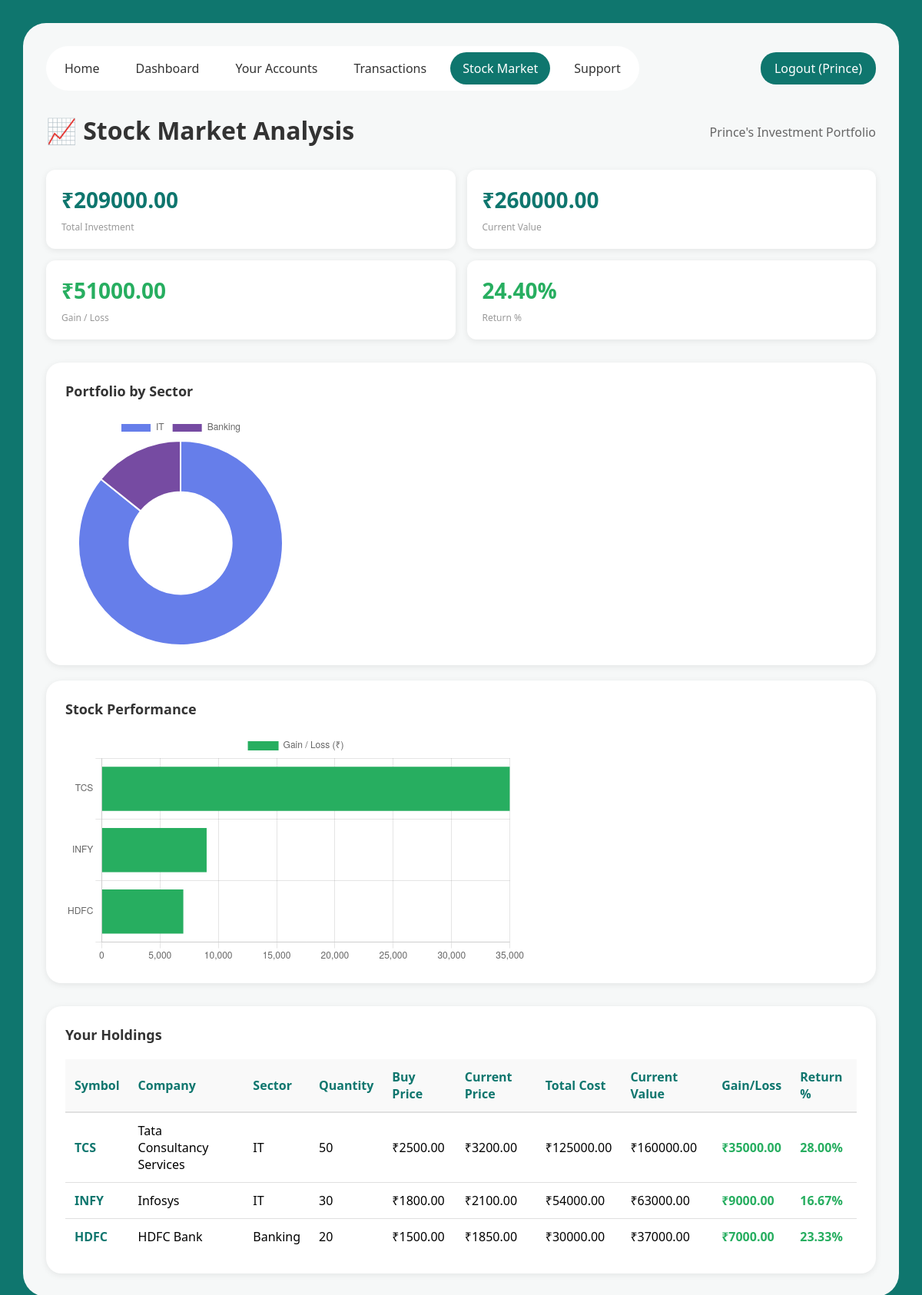
Page /api/stock-market/ on the committed database.
### api/models.py (models this page shows, shortened)
class Stock(models.Model):
    portfolio = models.ForeignKey(StockPortfolio, on_delete=models.CASCADE, related_name='stocks')
    symbol = models.CharField(max_length=10)
    company_name = models.CharField(max_length=100)
    quantity = models.IntegerField()
    purchase_price = models.DecimalField(max_digits=10, decimal_places=2)
    current_price = models.DecimalField(max_digits=10, decimal_places=2)
    sector = models.CharField(max_length=50, blank=True)
    purchase_date = models.DateField(auto_now_add=True)
    @property
    def total_cost(self):
        return self.quantity * self.purchase_price
    @property
    def current_value(self):
        return self.quantity * self.current_price
    @property
    def gain_loss(self):
        return self.current_value - self.total_cost
    @property
    def gain_loss_percentage(self):
        if self.total_cost == 0:
            return 0
        return (self.gain_loss / self.total_cost) * 100

### api/views.py (the view)
# urls.py: path('stock-market/', views.stock_market, name='stock_market'),
def stock_market(request):
    user = get_current_user(request)
    if not user:
        return redirect('index')
    try:
        portfolio = StockPortfolio.objects.get(user=user)
        stocks = Stock.objects.filter(portfolio=portfolio)
    except StockPortfolio.DoesNotExist:
        portfolio = None
        stocks = Stock.objects.none()
    total_investment = Decimal('0')
    current_value = Decimal('0')
    total_gain_loss = Decimal('0')
    sector_data = {}
    for stock in stocks:
        total_investment += stock.total_cost
        current_value += stock.current_value
        total_gain_loss += stock.gain_loss
        if stock.sector not in sector_data:
            sector_data[stock.sector] = Decimal('0')
        sector_data[stock.sector] += stock.current_value
    gain_loss_percentage = (
        (total_gain_loss / total_investment) * 100
        if total_investment > 0 else 0
    )
    context = {
        "user": user,
        "portfolio": portfolio,
        "stocks": stocks,  # ✅ QuerySet
        "total_investment": total_investment,
        "current_value": current_value,
        "total_gain_loss": total_gain_loss,
        "gain_loss_percentage": gain_loss_percentage,
        "sector_data": sector_data,  # ✅ Python dict
    }
    return render(request, "api/stock_market.html", context)

### api/views.py (called while the page is built)
def get_current_user(request):
    if request.user.is_authenticated:
        return request.user
    return User.objects.first()

### api/templates/api/stock_market.html (shortened to what this page needs)
{% load static %}
<!DOCTYPE html>
<html lang="en">
<head>
<link rel="stylesheet" href="{% static 'css/styles.css' %}">
</head>
<body>
<div class="dashboard">
  <div class="navbar">
    <div class="nav-left">
      <a href="{% url 'home' %}">Home</a>
      <a href="{% url 'dashboard' %}">Dashboard</a>
      <a href="{% url 'accounts_page' %}">Your Accounts</a>
      <a href="{% url 'transactions_page' %}">Transactions</a>
      <a href="{% url 'stock_market' %}" class="active">Stock Market</a>
      <a href="{% url 'support1' %}">Support</a>
    </div>
    <div class="nav-right">
      {% if user %}
        <a href="{% url 'logout_view' %}">Logout ({{ user.username }})</a>
      {% else %}
        <a href="{% url 'auth_page' %}">Login</a>
      {% endif %}
    </div>
  </div>
  <div class="header">
    <h1>📈 Stock Market Analysis</h1>
    {% if user %}
      <p style="color: #666; margin: 5px 0 0 0;">{{ user.first_name|default:user.username }}'s Investment Portfolio</p>
    {% endif %}
  </div>
  {% if portfolio and stocks %}
    <div class="stats-grid">
      <div class="stat-box">
        <div class="stat-value">₹{{ total_investment|floatformat:2 }}</div>
        <div class="stat-label">Total Investment</div>
      </div>
      <div class="stat-box">
        <div class="stat-value">₹{{ current_value|floatformat:2 }}</div>
        <div class="stat-label">Current Value</div>
      </div>
      <div class="stat-box">
        <div class="stat-value {% if total_gain_loss >= 0 %}positive{% else %}negative{% endif %}">
          ₹{{ total_gain_loss|floatformat:2 }}
        </div>
        <div class="stat-label">Gain / Loss</div>
      </div>
      <div class="stat-box">
        <div class="stat-value {% if gain_loss_percentage >= 0 %}positive{% else %}negative{% endif %}">
          {{ gain_loss_percentage|floatformat:2 }}%
        </div>
        <div class="stat-label">Return %</div>
      </div>
    </div>
    <div class="grid">
      <div class="card">
        <h3>Portfolio by Sector</h3>
        <div class="chart-container">
          <canvas id="sectorChart"></canvas>
        </div>
      </div>
      <div class="card">
        <h3>Stock Performance</h3>
        <div class="chart-container">
          <canvas id="performanceChart"></canvas>
        </div>
      </div>
    </div>
    <div class="card grid-full">
      <h3>Your Holdings</h3>
      <table class="stock-table">
        <thead>
          <tr>
            <th>Symbol</th>
            <th>Company</th>
            <th>Sector</th>
            <th>Quantity</th>
            <th>Buy Price</th>
            <th>Current Price</th>
            <th>Total Cost</th>
            <th>Current Value</th>
            <th>Gain/Loss</th>
            <th>Return %</th>
          </tr>
        </thead>
        <tbody>
          {% for stock in stocks %}
            <tr>
              <td class="stock-symbol">{{ stock.symbol }}</td>
              <td>{{ stock.company_name }}</td>
              <td>{{ stock.sector }}</td>
              <td>{{ stock.quantity }}</td>
              <td>₹{{ stock.purchase_price|floatformat:2 }}</td>
              <td>₹{{ stock.current_price|floatformat:2 }}</td>
              <td>₹{{ stock.total_cost|floatformat:2 }}</td>
              <td>₹{{ stock.current_value|floatformat:2 }}</td>
              <td class="{% if stock.gain_loss >= 0 %}positive{% else %}negative{% endif %}">
                ₹{{ stock.gain_loss|floatformat:2 }}
              </td>
              <td class="{% if stock.gain_loss_percentage >= 0 %}positive{% else %}negative{% endif %}">
                {{ stock.gain_loss_percentage|floatformat:2 }}%
              </td>
            </tr>
          {% endfor %}
        </tbody>
      </table>
    </div>
  {% else %}
    <div class="card">
      <div class="no-stocks">
        <p>No stock portfolio found. Start investing to build your portfolio!</p>
      </div>
    </div>
  {% endif %}
</div>
<script>
  const sectorLabels = [
    {% for sector in sector_data.keys %}
      "{{ sector }}",
    {% endfor %}
  ];
  const sectorValues = [
    {% for value in sector_data.values %}
      {{ value }},
    {% endfor %}
  ];
  new Chart(document.getElementById("sectorChart"), {
    type: "doughnut",
    data: {
      labels: sectorLabels,
      datasets: [{
        data: sectorValues,
        backgroundColor: [
          "#667eea","#764ba2","#f093fb",
          "#4facfe","#00f2fe","#43e97b","#fa709a"
        ]
      }]
    },
    options: { responsive: true }
  });
  const stockSymbols = [
    {% for stock in stocks %}
      "{{ stock.symbol }}",
    {% endfor %}
  ];
  const gains = [
    {% for stock in stocks %}
      {{ stock.gain_loss }},
    {% endfor %}
  ];
  new Chart(document.getElementById("performanceChart"), {
    type: "bar",
    data: {
      labels: stockSymbols,
      datasets: [{
        label: "Gain / Loss (₹)",
        data: gains,
        backgroundColor: gains.map(g => g >= 0 ? "#27ae60" : "#e74c3c")
      }]
    },
    options: {
      indexAxis: "y",
      responsive: true
    }
  });
</script>
</body>
</html>

### static/css/styles.css (style rules this page uses)
* { box-sizing: border-box; font-family: "Segoe UI", sans-serif; }
body { margin: 0; background: #0f766e; padding: 30px; }
.dashboard { background: #f6f8f8; border-radius: 30px; padding: 30px; }
.navbar { display: flex; justify-content: space-between; align-items: center; }
.nav-left { display: flex; gap: 15px; background: white; padding: 8px; border-radius: 40px; }
.nav-left .active { background: #0f766e; color: white; }
.header { margin-top: 30px; display: flex; justify-content: space-between; align-items: center; }
.header h1 { margin: 0; }
.grid { display: grid; grid-template-columns: 1.2fr 1.5fr 1fr; gap: 20px; margin-top: 25px; }
.card { background: white; border-radius: 20px; padding: 20px; }

### api/templates/api/stock_market.html (style rules this page uses)
* { box-sizing: border-box; font-family: "Segoe UI", sans-serif; }
body { margin: 0; background: #0f766e; padding: 30px; }
.dashboard { background: #f6f8f8; border-radius: 30px; padding: 30px; }
.navbar { display: flex; justify-content: space-between; align-items: center; margin-bottom: 30px; }
.nav-left { display: flex; gap: 15px; background: white; padding: 8px; border-radius: 40px; }
.nav-left a { text-decoration: none; color: #333; padding: 10px 16px; border-radius: 30px; cursor: pointer; transition: all 0.3s ease; display: inline-block; font-weight: 500; }
.nav-left a.active { background: #0f766e; color: white; }
.nav-right a { background: #0f766e; color: white; border: none; padding: 10px 18px; border-radius: 20px; font-weight: 500; cursor: pointer; text-decoration: none; display: inline-block; }
.header { margin-bottom: 30px; }
.header h1 { margin: 0; color: #333; }
.stats-grid { display: grid; grid-template-columns: repeat(4, 1fr); gap: 15px; margin-bottom: 30px; }
@media (max-width: 1200px) { .stats-grid { grid-template-columns: repeat(2, 1fr); } }
.stat-box { background: white; padding: 20px; border-radius: 12px; box-shadow: 0 2px 8px rgba(0,0,0,0.08); }
.stat-value { font-size: 28px; font-weight: bold; color: #0f766e; }
.stat-label { font-size: 12px; color: #999; margin-top: 8px; }
.grid { display: grid; grid-template-columns: 1fr 1fr; gap: 20px; margin-bottom: 30px; }
.grid-full { grid-column: 1 / -1; }
@media (max-width: 1200px) { .grid { grid-template-columns: 1fr; } }
.card { background: white; border-radius: 20px; padding: 25px; box-shadow: 0 2px 8px rgba(0,0,0,0.08); }
.card h3 { margin: 0 0 20px 0; color: #333; font-size: 18px; }
.chart-container { position: relative; height: 300px; margin-top: 15px; }
.stock-table { width: 100%; border-collapse: collapse; margin-top: 15px; }
.stock-table th { background: #f9f9f9; padding: 12px; text-align: left; border-bottom: 2px solid #e0e0e0; color: #0f766e; font-weight: 600; }
.stock-table td { padding: 12px; border-bottom: 1px solid #e0e0e0; }
.stock-table tr:last-child td { border-bottom: none; }
.positive { color: #27ae60; font-weight: bold; }
.stock-symbol { font-weight: bold; color: #0f766e; }

### rows in the picture
Stock: symbol "TCS", company_name "Tata Consultancy Services", sector "IT", quantity "50", purchase_price "2500.00", current_price "3200.00", total_cost "125000.00", current_value "160000.00", gain_loss "35000.00", gain_loss_percentage "28.00"
Stock: symbol "INFY", company_name "Infosys", sector "IT", quantity "30", purchase_price "1800.00", current_price "2100.00", total_cost "54000.00", current_value "63000.00", gain_loss "9000.00", gain_loss_percentage "16.67"
Stock: symbol "HDFC", company_name "HDFC Bank", sector "Banking", quantity "20", purchase_price "1500.00", current_price "1850.00", total_cost "30000.00", current_value "37000.00", gain_loss "7000.00", gain_loss_percentage "23.33"

### other values in the picture
{{ user.username }} "Prince"
{{ user.first_name|default:user.username }} "Prince"
{{ total_investment|floatformat:2 }} "209000.00"
{{ current_value|floatformat:2 }} "260000.00"
{{ total_gain_loss|floatformat:2 }} "51000.00"
{{ gain_loss_percentage|floatformat:2 }} "24.40"
chart data {{ sector }} IT, Banking
chart data {{ value }} 223000.00, 37000.00
chart data {{ stock.symbol }} TCS, INFY, HDFC
chart data {{ stock.gain_loss }} 35000.00, 9000.00, 7000.00
